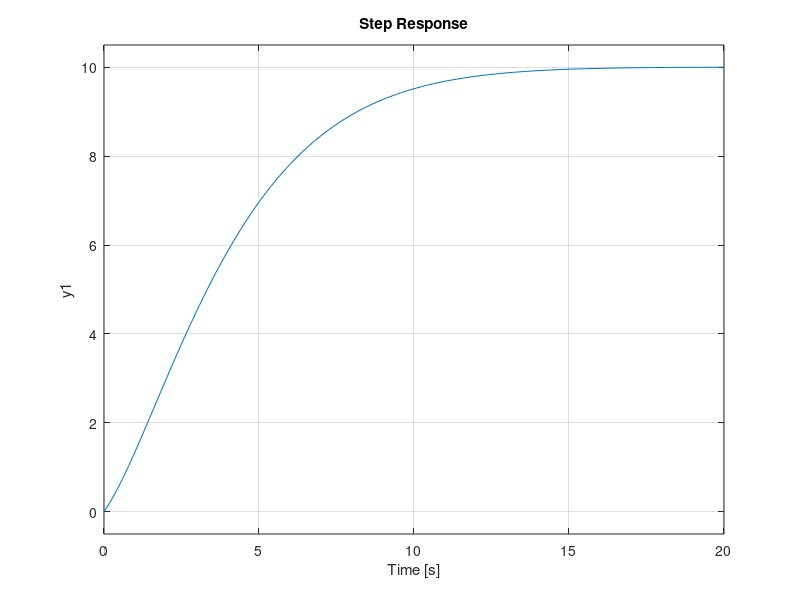

Recreate this plot in MATLAB.
clear all; clc; close all;

G = tf([1 2],[1 1 0]);
H = tf([.1],[1 1]);

Output = G /(1 + G*H);
subplot(1,2,1)
pzmap(Output)
grid on
subplot(1,2,2)
step(Output)
grid on